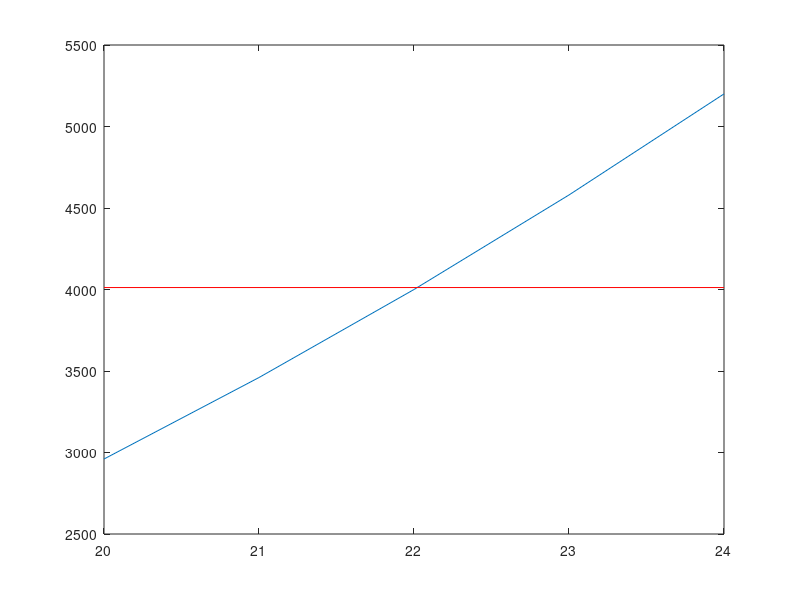
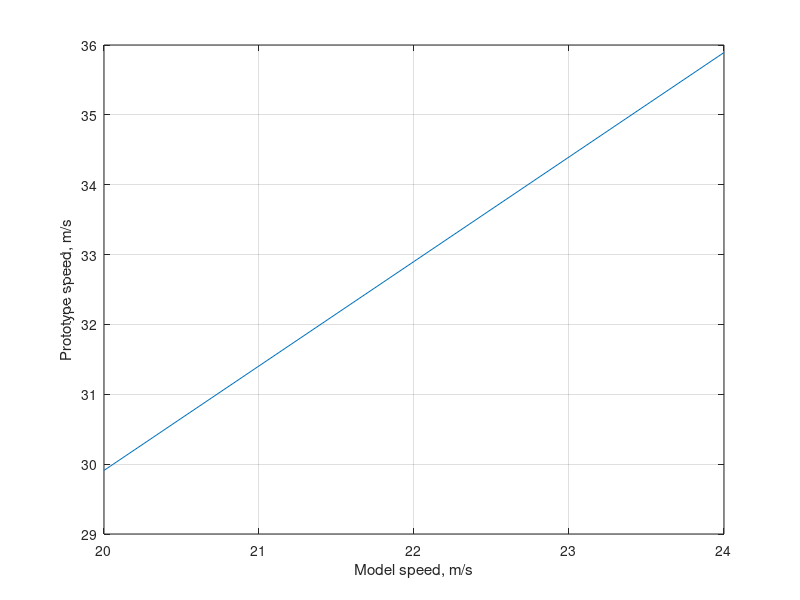

MATLAB code to generate these figures, in order:
% Chapter 1 homework
% Problem 1.6
clear;clc
W = 60000; % N
b = 17; % m
scale = 0.1; % size of model
p = 15 * 101000; % N/m^2
T0 = 273;
T = 15 + T0; % K
R = 287; % KJ/kg/K
rho = p/(R*T);
muo = 0.0000171; % kg/m/s
mu = muo * (T/T0)^.75;
% Assume the viscosity if 
num = mu/rho;
rhop = 1.2256;
nup = mu/rhop;
Vm = [20 21 22 23 24];
Vp = Vm*nup*scale/num;
Lmx = [2960 3460 4000 4580 5200];
 plot(Vm,Lmx)
% title('Model test data given in Problem 1.6')
% xlabel('Speed at maximum lift, m/s'), 
% ylabel('Maximum lift, N')
Lm  = rho*Vm.^2.*scale^2.*W./(rhop*Vp.^2);
 hold on
plot(Vm,Lm,'r')
figure(2)
plot(Vm,Vp),grid
xlabel('Model speed, m/s'),ylabel('Prototype speed, m/s')
